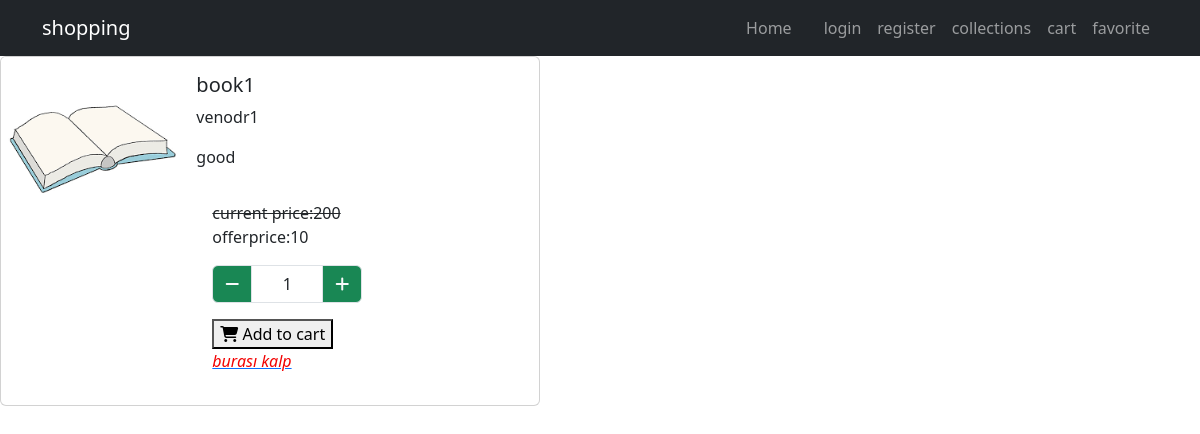
The app's page /book1 with its own data.
### shop/models.py (models this page shows, shortened)
class Product(models.Model):
    categories=models.ForeignKey(Catagorys,blank=True,on_delete=models.CASCADE,default=1)
    name=models.CharField(max_length=200)
    vendor=models.CharField(max_length=200)
    image=models.ImageField(upload_to="images")
    quantity=models.IntegerField()
    original_price=models.IntegerField()
    selling_price=models.IntegerField()
    description=models.TextField()
    status=models.BooleanField()
    slug=models.SlugField(null=False,blank=True,unique=True,db_index=True,editable=False)

### shop/views.py (the view)
# urls.py: path("<slug:slug>",views.product_detail,name="product_detail"),
def product_detail(request,slug):
    product=Product.objects.get(slug=slug)
    return render(request,"shop/product_detail.html",{"product":product})

### shop/templates/shop/product_detail.html (shortened to what this page needs)
{% extends 'base.html' %}
{% block content %}
<div class="card mb-3" style="max-width: 540px;">
    <div class="row g-0">
      <div class="col-md-4">
        <img src="{{product.image.url}}" class="card-img-top" alt="...">
      </div>
      <div class="col-md-8">
        <div class="card-body">
          <h5 class="card-title">{{product.name}}</h5>
          <p class="card-text">{{product.vendor}}</p>
          <p class="card-text">{{product.description}}</p>
          <div class="card-body">
                <div class="text-decoration-line-through">current price:{{product.original_price}}</div>
                <div class="">offerprice:{{product.selling_price}}</div>
                <p>
                  <div class="input-group" style="width:150px">
                  <button class="input-group-text bg-success text-light" id="btnMinus" ><i class="fa fa-minus"></i></button>
                  <input type="text" name="qty" id="txtQty" value="1" class="form-control text-center">
                  <button class="input-group-text bg-success text-light" id="btnPlus"><i class="fa fa-plus"></i></button>
                  </div>
                </p>
                <button onclick="sendInputValue()">
                  <i class="fa-sharp fa-solid fa-cart-shopping"></i>
                  Add to cart</button>
            <br>
            <a href="{% url 'save_favourites' product.id %}">
                <i class="fa-light fa-heart" style="color: #f20202;">burası kalp</i>
            </a>
        </div>
        </div>
      </div>
    </div>
  </div>
{% endblock content %}

### records on screen
Product: image (picture), name "book1", vendor "venodr1", description "good", original_price "200", selling_price "10"
